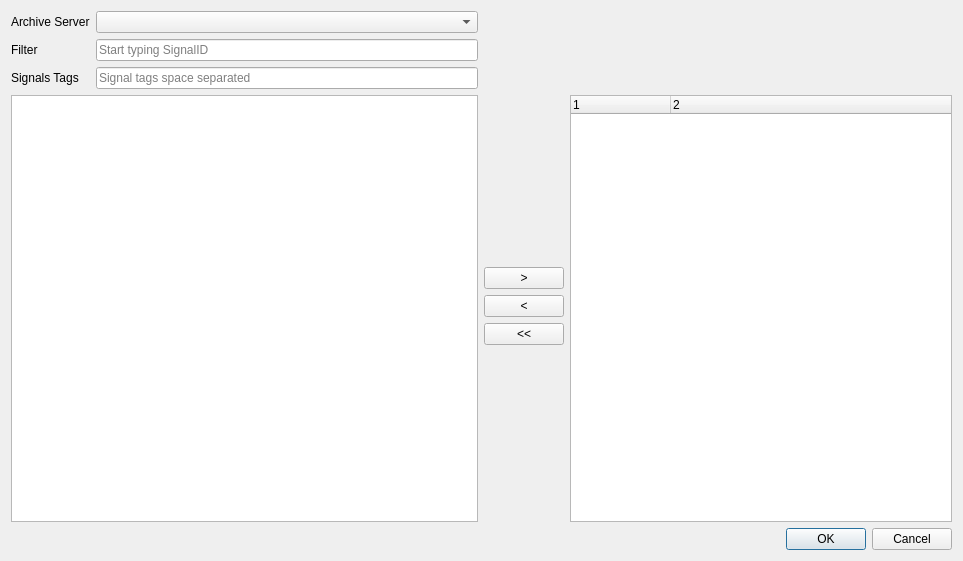
<?xml version="1.0" encoding="UTF-8"?>
<ui version="4.0">
 <class>DialogChooseTrendSignals</class>
 <widget class="QDialog" name="DialogChooseTrendSignals">
  <property name="geometry">
   <rect>
    <x>0</x>
    <y>0</y>
    <width>963</width>
    <height>561</height>
   </rect>
  </property>
  <property name="minimumSize">
   <size>
    <width>400</width>
    <height>300</height>
   </size>
  </property>
  <property name="windowTitle">
   <string>Trend Signals</string>
  </property>
  <layout class="QGridLayout" name="gridLayout3">
   <item row="1" column="0">
    <widget class="QDialogButtonBox" name="buttonBox">
     <property name="orientation">
      <enum>Qt::Horizontal</enum>
     </property>
     <property name="standardButtons">
      <set>QDialogButtonBox::Cancel|QDialogButtonBox::Ok</set>
     </property>
    </widget>
   </item>
   <item row="0" column="0">
    <layout class="QGridLayout" name="gridLayout" rowstretch="0,0,0,0,0,0,0,0,0,0,0">
     <property name="sizeConstraint">
      <enum>QLayout::SetDefaultConstraint</enum>
     </property>
     <item row="4" column="3" rowspan="7">
      <widget class="QTreeWidget" name="trendSignals">
       <property name="contextMenuPolicy">
        <enum>Qt::CustomContextMenu</enum>
       </property>
       <property name="rootIsDecorated">
        <bool>false</bool>
       </property>
       <property name="itemsExpandable">
        <bool>false</bool>
       </property>
       <property name="sortingEnabled">
        <bool>false</bool>
       </property>
       <property name="headerHidden">
        <bool>false</bool>
       </property>
       <property name="expandsOnDoubleClick">
        <bool>false</bool>
       </property>
       <property name="columnCount">
        <number>2</number>
       </property>
       <column>
        <property name="text">
         <string notr="true">1</string>
        </property>
       </column>
       <column>
        <property name="text">
         <string notr="true">2</string>
        </property>
       </column>
      </widget>
     </item>
     <item row="7" column="2">
      <widget class="QPushButton" name="removeAllSignalsButton">
       <property name="text">
        <string>&lt;&lt;</string>
       </property>
      </widget>
     </item>
     <item row="1" column="1">
      <widget class="QLineEdit" name="filterEdit">
       <property name="placeholderText">
        <string>Start typing SignalID</string>
       </property>
       <property name="clearButtonEnabled">
        <bool>true</bool>
       </property>
      </widget>
     </item>
     <item row="1" column="0">
      <widget class="QLabel" name="filterLabel">
       <property name="text">
        <string>Filter</string>
       </property>
      </widget>
     </item>
     <item row="6" column="2">
      <widget class="QPushButton" name="removeSignalButton">
       <property name="text">
        <string>&lt;</string>
       </property>
      </widget>
     </item>
     <item row="5" column="2">
      <widget class="QPushButton" name="addSignalButton">
       <property name="text">
        <string>&gt;</string>
       </property>
      </widget>
     </item>
     <item row="2" column="0">
      <widget class="QLabel" name="tagsLabel">
       <property name="text">
        <string>Signals Tags</string>
       </property>
      </widget>
     </item>
     <item row="2" column="1">
      <widget class="QLineEdit" name="tagsEdit">
       <property name="text">
        <string/>
       </property>
       <property name="placeholderText">
        <string>Signal tags space separated</string>
       </property>
       <property name="clearButtonEnabled">
        <bool>true</bool>
       </property>
      </widget>
     </item>
     <item row="4" column="0" rowspan="7" colspan="2">
      <widget class="QTreeView" name="filteredSignals">
       <property name="rootIsDecorated">
        <bool>false</bool>
       </property>
       <property name="itemsExpandable">
        <bool>false</bool>
       </property>
       <property name="sortingEnabled">
        <bool>false</bool>
       </property>
       <property name="headerHidden">
        <bool>false</bool>
       </property>
       <property name="expandsOnDoubleClick">
        <bool>false</bool>
       </property>
      </widget>
     </item>
     <item row="8" column="2">
      <spacer name="verticalSpacer2">
       <property name="orientation">
        <enum>Qt::Vertical</enum>
       </property>
       <property name="sizeHint" stdset="0">
        <size>
         <width>20</width>
         <height>40</height>
        </size>
       </property>
      </spacer>
     </item>
     <item row="4" column="2">
      <spacer name="verticalSpacer1">
       <property name="orientation">
        <enum>Qt::Vertical</enum>
       </property>
       <property name="sizeHint" stdset="0">
        <size>
         <width>20</width>
         <height>40</height>
        </size>
       </property>
      </spacer>
     </item>
     <item row="0" column="0">
      <widget class="QLabel" name="serverLabel">
       <property name="text">
        <string>Archive Server</string>
       </property>
      </widget>
     </item>
     <item row="0" column="1">
      <widget class="QComboBox" name="serverCombo"/>
     </item>
    </layout>
   </item>
  </layout>
 </widget>
 <tabstops>
  <tabstop>serverCombo</tabstop>
  <tabstop>filterEdit</tabstop>
  <tabstop>tagsEdit</tabstop>
  <tabstop>filteredSignals</tabstop>
  <tabstop>addSignalButton</tabstop>
  <tabstop>removeSignalButton</tabstop>
  <tabstop>removeAllSignalsButton</tabstop>
  <tabstop>trendSignals</tabstop>
 </tabstops>
 <resources/>
 <connections>
  <connection>
   <sender>buttonBox</sender>
   <signal>accepted()</signal>
   <receiver>DialogChooseTrendSignals</receiver>
   <slot>accept()</slot>
   <hints>
    <hint type="sourcelabel">
     <x>248</x>
     <y>254</y>
    </hint>
    <hint type="destinationlabel">
     <x>157</x>
     <y>274</y>
    </hint>
   </hints>
  </connection>
  <connection>
   <sender>buttonBox</sender>
   <signal>rejected()</signal>
   <receiver>DialogChooseTrendSignals</receiver>
   <slot>reject()</slot>
   <hints>
    <hint type="sourcelabel">
     <x>316</x>
     <y>260</y>
    </hint>
    <hint type="destinationlabel">
     <x>286</x>
     <y>274</y>
    </hint>
   </hints>
  </connection>
 </connections>
</ui>
